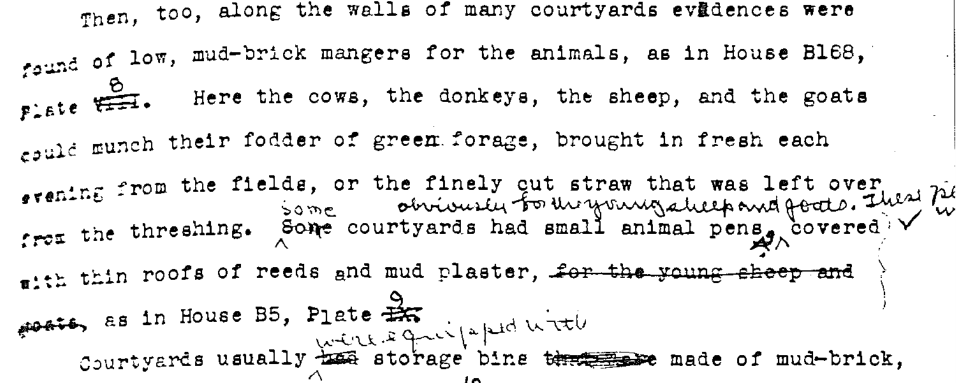
#> input picture image5.png, 1912 x 766 px (shown at 1/2 size)
$ python testing.py
#> lines starting #> are read from the running program, lines starting #| are printed output that depends on the picture; after the words box and inside, x2 and y2 are one past the last pixel; in counts of white or black regions, pixels touching at a corner belong together
#> further down, image is the input picture: shape (766, 1912, 3); min 0, max 255, mean 234
import cv2
import pytesseract
import os
import numpy as np
from pytesseract import Output

def isolate_handwritten_text_by_contours(file_name):
    """
    Isolate handwritten text from an image by analyzing contours for irregularity and non-uniformity.

    Args:
        file_name (str): Path to the input image.

    Returns:
        tuple: Processed image with handwritten contours highlighted, and a list of identified contours.
    """
#> called with file_name = 'image5.png'
    # Load the image in grayscale
    image = cv2.imread(file_name, cv2.IMREAD_GRAYSCALE)
#> image: shape (766, 1912); min 0, max 255, mean 234
    if image is None:
        raise ValueError(f"The file '{file_name}' could not be loaded as an image.")

    # Step 1: Preprocessing - Adaptive Threshold
    blurred = cv2.GaussianBlur(image, (5, 5), 0)
    binary_image = cv2.adaptiveThreshold(blurred, 255, cv2.ADAPTIVE_THRESH_GAUSSIAN_C,
                                         cv2.THRESH_BINARY_INV, 15, 3)
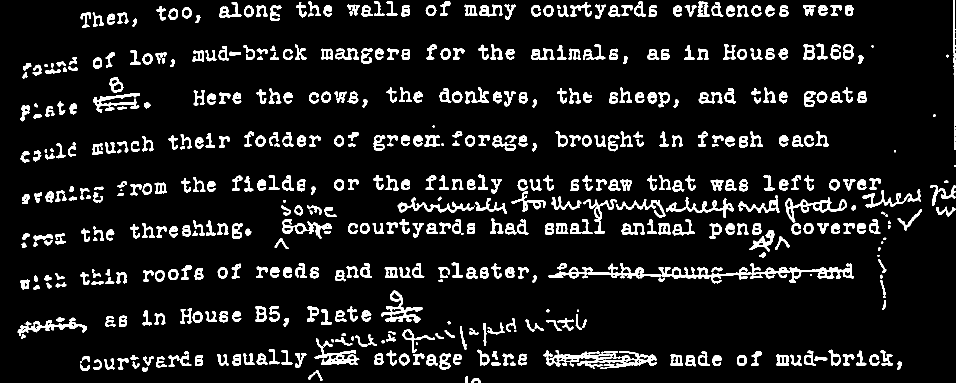
#> binary_image: shape (766, 1912) (shown at 1/2 size); 9.5% white; 561 white regions (20 under 20 px)

    # Step 2: Find Contours
    contours, _ = cv2.findContours(binary_image, cv2.RETR_EXTERNAL, cv2.CHAIN_APPROX_SIMPLE)
#> contours = 561 contours, 28 with area under 20; largest, box (x1, y1, x2, y2) and area: (1097, 526, 1708, 567) 5794, (1086, 700, 1314, 738) 3618, (762, 581, 846, 646) 1752, (1571, 395, 1694, 445) 1732, (629, 699, 719, 730) 1303

    # Step 3: Filter Contours Based on Irregularity and Uniformity
    handwritten_contours = []
    for contour in contours:
        area = cv2.contourArea(contour)
        perimeter = cv2.arcLength(contour, True)
        if perimeter == 0:  # Avoid division by zero
            continue

        # Irregularity metrics
        compactness = (4 * np.pi * area) / (perimeter**2)  # Circularity metric
        bounding_rect = cv2.boundingRect(contour)
        aspect_ratio = bounding_rect[2] / bounding_rect[3] if bounding_rect[3] != 0 else 0

        # Filtering conditions:
        # - Small to medium-sized areas
        # - Irregular contours (low compactness)
        # - Non-uniform aspect ratios
        if 20 < area < 2000 and compactness < 0.7 and 0.2 < aspect_ratio < 5:
            handwritten_contours.append(contour)
#> this loop made 561 passes
#> (area, perimeter, compactness, bounding_rect, aspect_ratio) on passes 1 to 3: (93, 54.63, 0.392, (943, 756, 19, 10), 1.9), (50, 34.49, 0.528, (930, 752, 6, 14), 0.429), (135, 102.2, 0.162, (616, 740, 29, 22), 1.32)
#> after the loop, handwritten_contours = 444 contours; largest, box (x1, y1, x2, y2) and area: (762, 581, 846, 646) 1752, (1571, 395, 1694, 445) 1732, (629, 699, 719, 730) 1303, (35, 635, 174, 672) 1300, (564, 438, 664, 478) 1247

    # Step 4: Highlight Handwritten Contours
    handwritten_mask = np.zeros_like(binary_image)
    cv2.drawContours(handwritten_mask, handwritten_contours, -1, (255), thickness=cv2.FILLED)
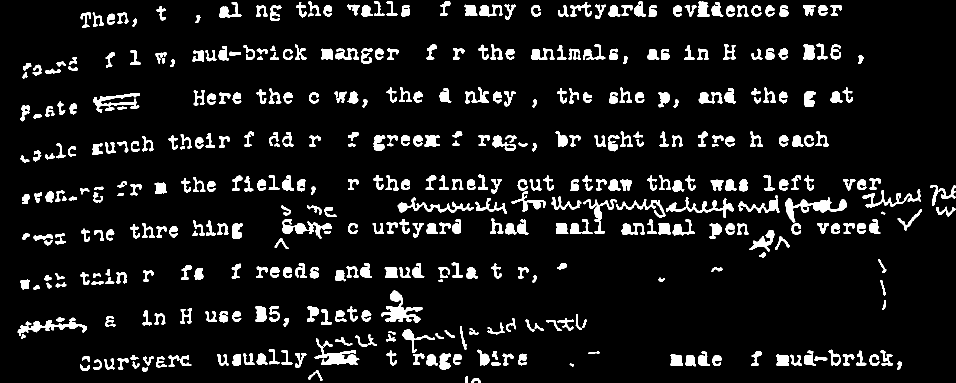
#> handwritten_mask: shape (766, 1912) (shown at 1/2 size); 8.4% white; 444 white regions

    # Apply the mask to the original grayscale image
    handwritten_text_image = cv2.bitwise_and(image, image, mask=handwritten_mask)
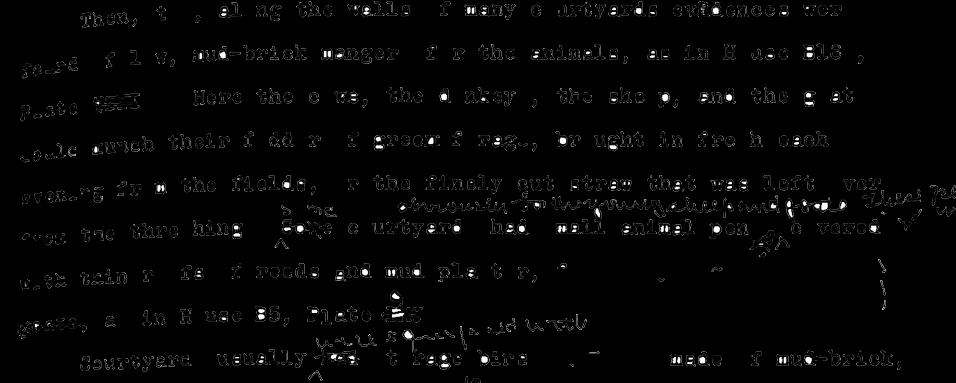
#> handwritten_text_image: shape (766, 1912) (shown at 1/2 size); min 0, max 255, mean 4.9

    return handwritten_text_image, handwritten_contours


# Main Processing
filename = 'image5.png'
image = cv2.imread(filename)
if image is None:
    raise FileNotFoundError(f"The file '{filename}' could not be loaded.")

# Isolate handwritten text using contour analysis
handwritten_image, handwritten_contours = isolate_handwritten_text_by_contours(filename)

# Visualize the contours on the original image
contoured_image = image.copy()
for contour in handwritten_contours:
    x, y, w, h = cv2.boundingRect(contour)
    cv2.rectangle(contoured_image, (x, y), (x + w, y + h), (0, 0, 255), 2)  # Red box for handwritten
#> this loop made 444 passes
#> (x, y, w, h) on passes 1 to 3: (943, 756, 19, 10), (930, 752, 6, 14), (616, 740, 29, 22)
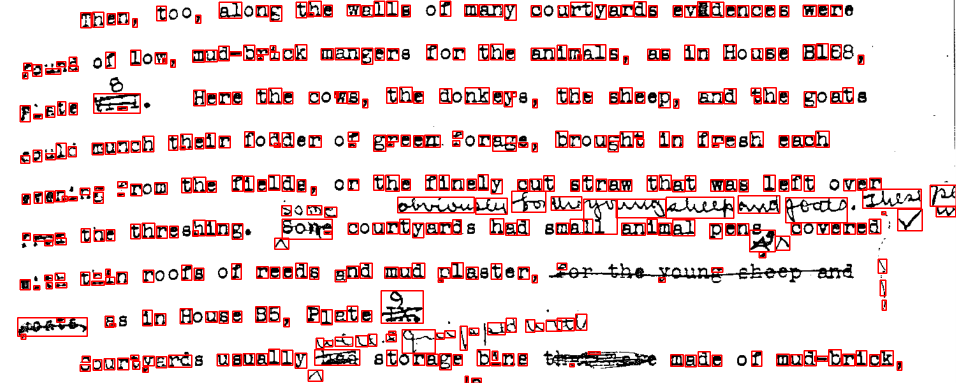
#> contoured_image: shape (766, 1912, 3) (shown at 1/2 size); 8.25% of pixels changed, all inside (x1, y1, x2, y2) = (34, 1, 1912, 766)

# Display the Results
cv2.imshow("Original Image", image)
cv2.imshow("Isolated Handwritten Text", handwritten_image)
cv2.imshow("Contours Highlighted", contoured_image)
cv2.waitKey(0)
cv2.destroyAllWindows()

$ run again, with image1.png copied over image5.png
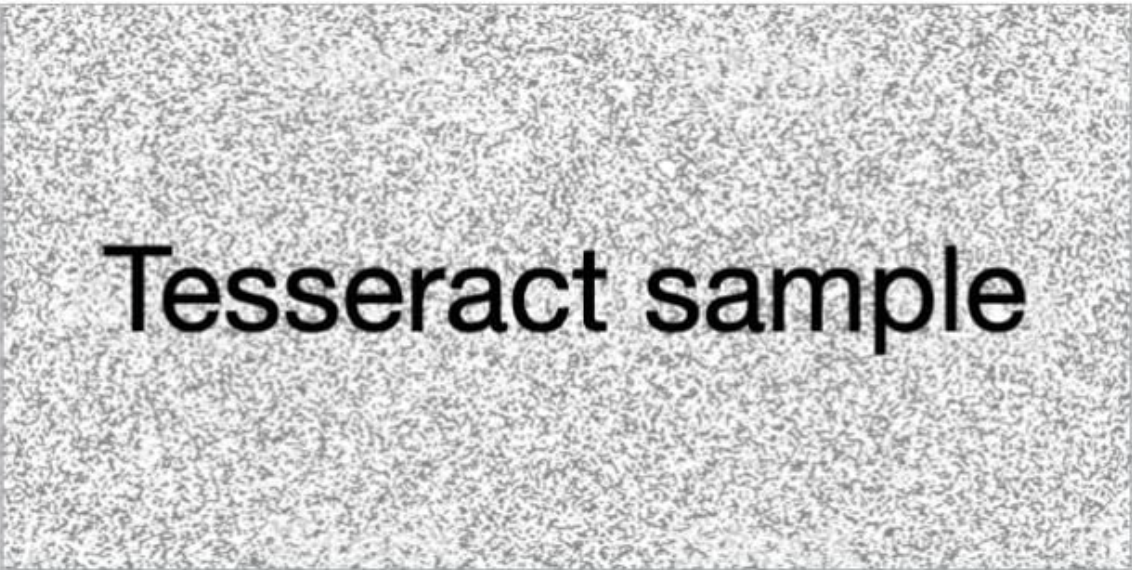
#> input picture image1.png, 1132 x 570 px
#> image is the input picture: shape (570, 1132, 3); mean B, G, R 202.4, 202.3, 202.3
#> image: shape (570, 1132)
#> in isolate_handwritten_text_by_contours, `binary_image = cv2.adaptiveThreshold(blurred, 255, cv2.ADAPTIVE_THRESH..`:
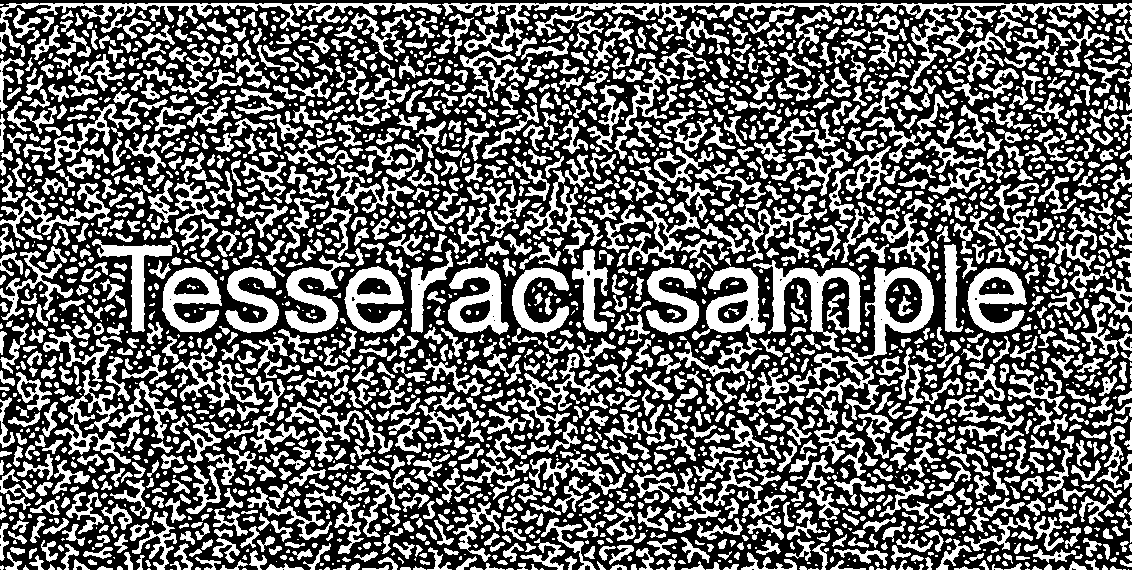
#> binary_image: shape (570, 1132); 40.3% white; 2849 white regions (883 under 20 px)
#> contours = 2834 contours, 1216 with area under 20; largest, box (x1, y1, x2, y2) and area: (442, 3, 1101, 94) 5231, (788, 267, 934, 420) 4873, (753, 260, 861, 352) 2760, (692, 267, 766, 340) 2479, (448, 263, 509, 335) 2448
#> the loop in isolate_handwritten_text_by_contours, `for contour in contours:` made 2834 passes
#> (area, perimeter, compactness, aspect_ratio) on passes 61 to 63: (27, 33.31, 0.306, 1.22), (30, 31.31, 0.384, 1.71), (32, 30.14, 0.443, 1)
#> after the loop in isolate_handwritten_text_by_contours, `for contour in contours:`: handwritten_contours = 1431 contours; largest, box (x1, y1, x2, y2) and area: (285, 255, 350, 333) 1800, (646, 267, 699, 335) 1672, (225, 267, 279, 333) 1644, (92, 239, 180, 332) 1593, (512, 267, 569, 338) 1496
#> handwritten_mask: shape (570, 1132); 32.7% white; 1431 white regions
#> the loop `for contour in handwritten_contours:` made 1431 passes
#> (x, y, w, h) on passes 1 to 3: (97, 566, 16, 4), (723, 564, 16, 6), (610, 564, 17, 6)
#> after the loop `for contour in handwritten_contours:`:
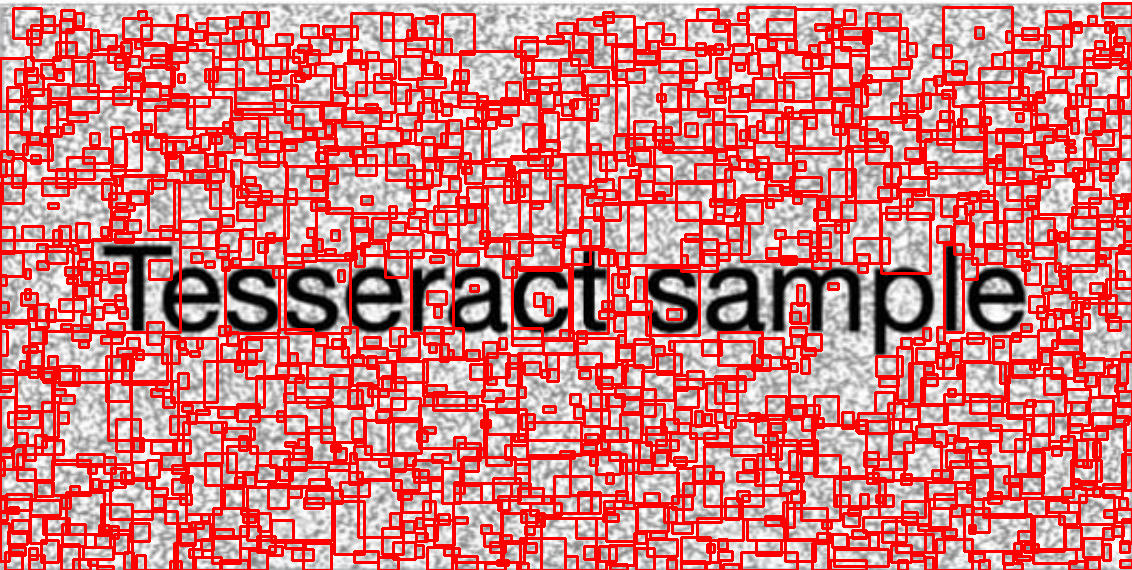
#> contoured_image: shape (570, 1132, 3); mean B, G, R 121.6, 121.6, 216.6

$ run again, with image11.png copied over image5.png
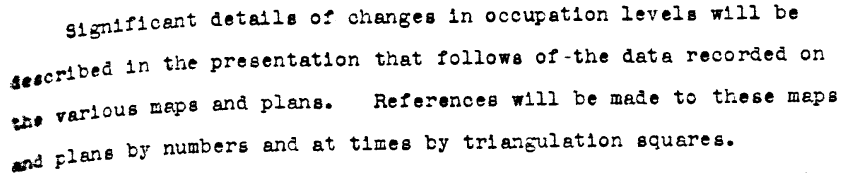
#> input picture image11.png, 1714 x 346 px (shown at 1/2 size)
#> image is the input picture: shape (346, 1714, 3); min 0, max 255, mean 232.8
#> image: shape (346, 1714)
#> in isolate_handwritten_text_by_contours, `binary_image = cv2.adaptiveThreshold(blurred, 255, cv2.ADAPTIVE_THRESH..`:
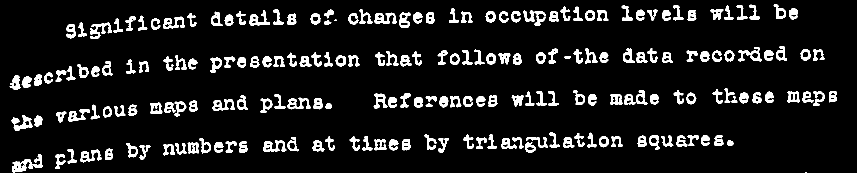
#> binary_image: shape (346, 1714) (shown at 1/2 size); 9.3% white; 209 white regions (3 under 20 px)
#> contours = 209 contours, 4 with area under 20; largest, box (x1, y1, x2, y2) and area: (24, 308, 86, 346) 812, (23, 231, 65, 262) 592, (1477, 94, 1524, 123) 531, (527, 281, 573, 304) 527, (749, 25, 794, 48) 524
#> the loop in isolate_handwritten_text_by_contours, `for contour in contours:` made 209 passes
#> (area, perimeter, compactness, bounding_rect, aspect_ratio) on passes 2 to 4: (231, 129.4, 0.173, (110, 308, 21, 30), 0.7), (812, 284.5, 0.126, (24, 308, 62, 38), 1.63), (482, 195.2, 0.159, (160, 299, 44, 26), 1.69)
#> after the loop in isolate_handwritten_text_by_contours, `for contour in contours:`: handwritten_contours = 170 contours; largest, box (x1, y1, x2, y2) and area: (24, 308, 86, 346) 812, (23, 231, 65, 262) 592, (1477, 94, 1524, 123) 531, (527, 281, 573, 304) 527, (749, 25, 794, 48) 524
#> handwritten_mask: shape (346, 1714); 8.6% white; 170 white regions
#> the loop `for contour in handwritten_contours:` made 170 passes
#> (x, y, w, h) on passes 1 to 3: (110, 308, 21, 30), (24, 308, 62, 38), (160, 299, 44, 26)
#> after the loop `for contour in handwritten_contours:`:
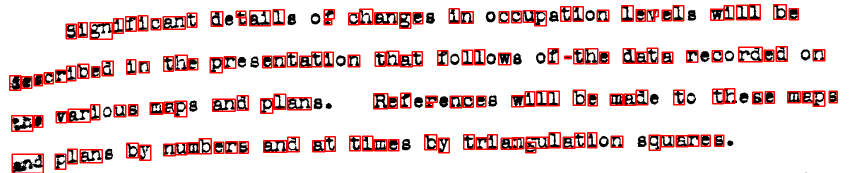
#> contoured_image: shape (346, 1714, 3) (shown at 1/2 size); 7.92% of pixels changed, all inside (x1, y1, x2, y2) = (18, 8, 1676, 346)
